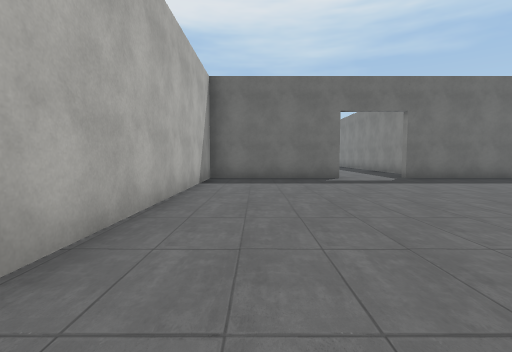
view 1 (above)

17 first-person views from a walk through a 3-D level made in the Unity game engine. The camera is 1.3 m above the floor, tilts 4° down and sees 85° across. The floor is counted in squares, 2 m on a side. Each view is taken from the middle of a square. On the plan, view 1 faces up. The plan holds only what a view shows up to about 9 squares ahead; the rest is blank. The place goes on beyond the plan. The player is left out. Door leaves are left out, so doorways stand open. Some surface patterns are stand-ins.

view 2
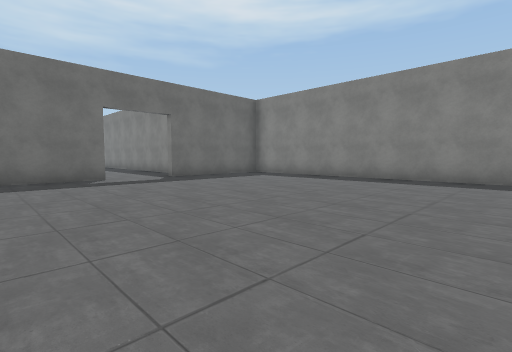

view 3
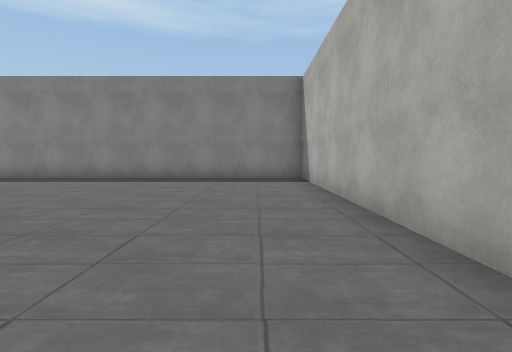

view 4
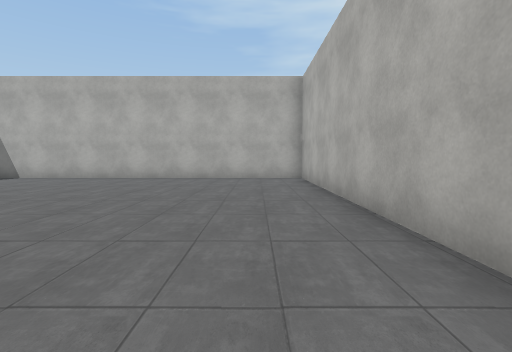

view 5
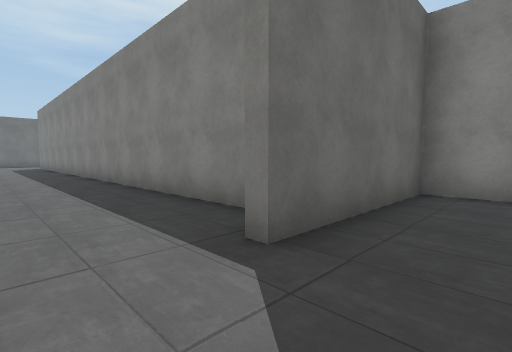

view 6
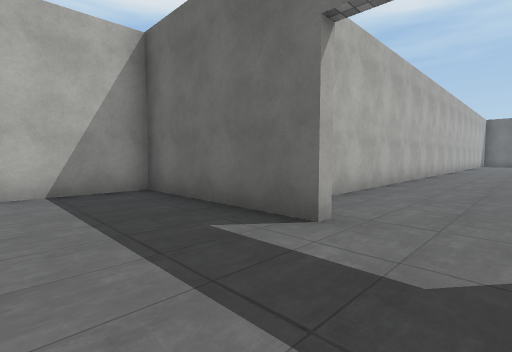

view 7
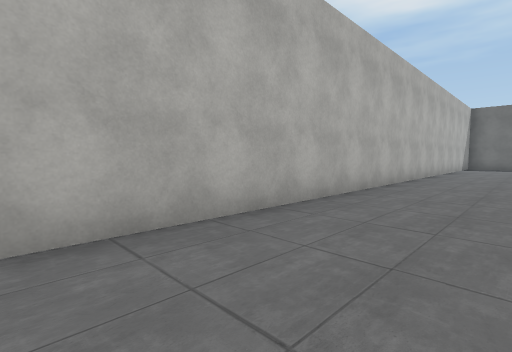

view 8
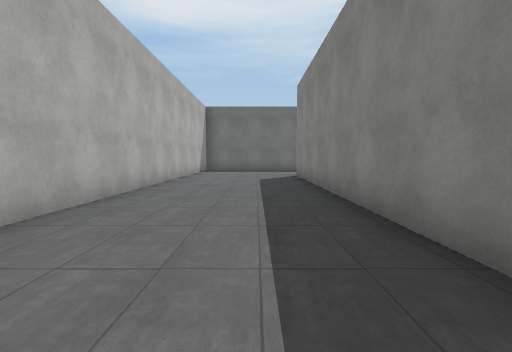

view 9
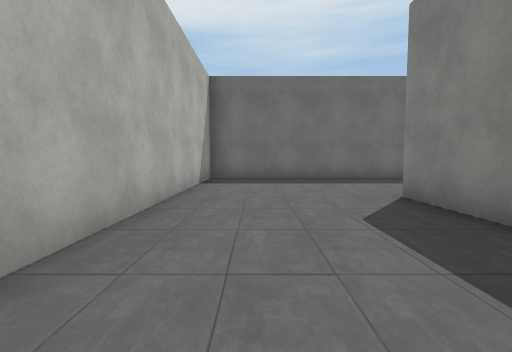

view 10
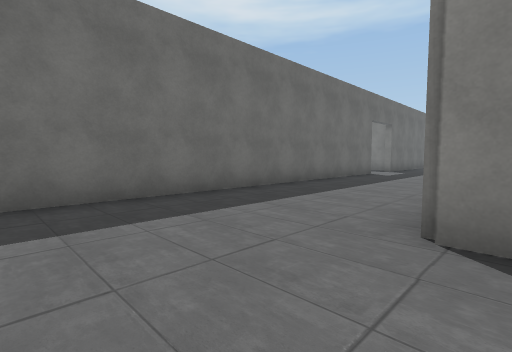

view 11
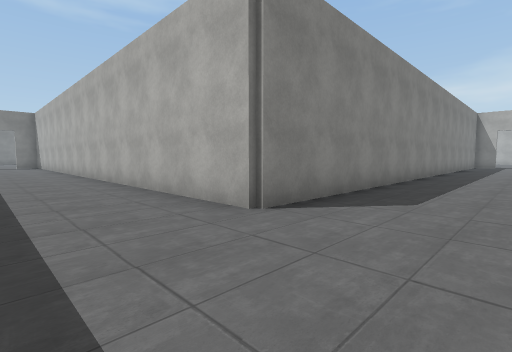

view 12
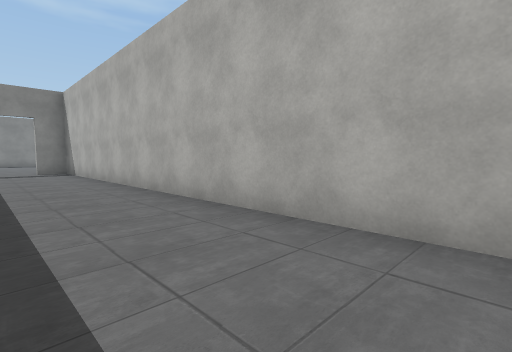

view 13
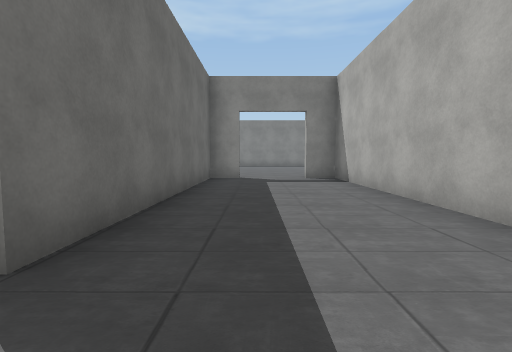

view 14
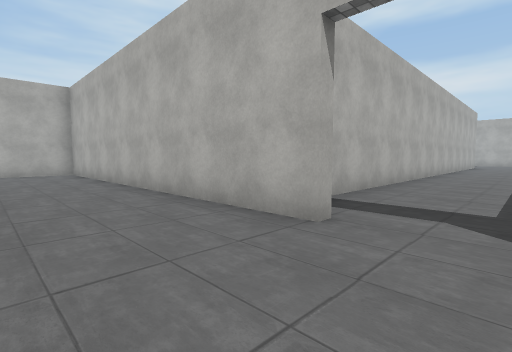

view 15
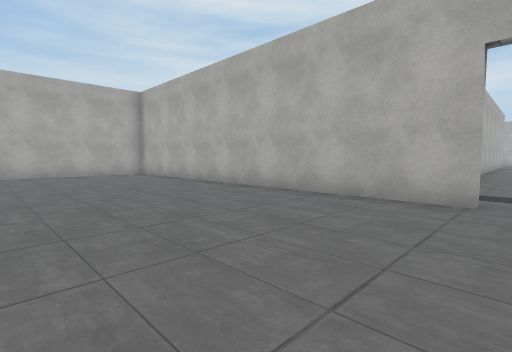

view 16
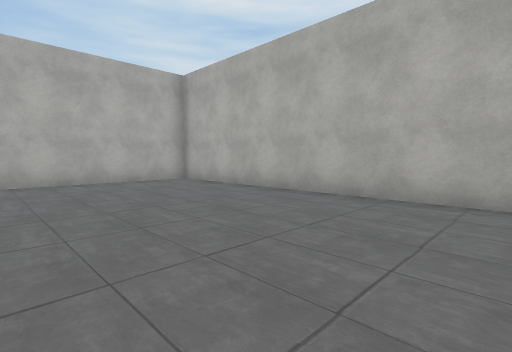

view 17
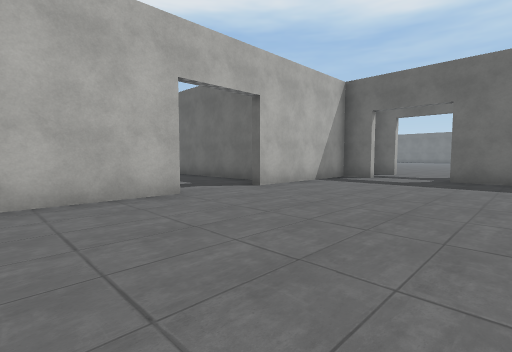

### Floor plan
Points are (right, up) in squares from view 1. A wall is a line through its corners. A room is listed if a view was taken in it or the views show most of it. See-through windows are left out.
Room 1 (views 1, 2, 3, 4, 5, 6)
walls: (2.6, 8.4) (-1.4, 8.4) (-1.4, -1.4) (8.4, -1.4) (8.4, 8.4) (4.5, 8.4)
ways out: open door at (3.5, 8.5) to room 2
Room 2 (views 7, 8, 9, 10, 11, 12, 13)
walls: (11.5, 29.4) (1.6, 29.4) (1.6, 10.1); (22.4, 28.4) (22.4, 29.4) (15.5, 29.4); (5.4, 9.5) (5.4, 25.6) (22.4, 25.6) (22.4, 26.5)
ways out: open door at (3.5, 8.5) to room 1; opening at (22, 27.5) to room 3; open door at (14.5, 29.5)
Room 3 (views 14, 15, 16, 17)
walls: (22.6, 26.6) (22.6, 16.6) (26.8, 16.6); (23.5, 32.4) (22.6, 32.4) (22.6, 28.5); (26.8, 32.4) (25.5, 32.4)
ways out: opening at (22, 27.5) to room 2

Where each view was taken, in squares from view 1:
view 1: 0 up, 0 right, facing up
view 2: 0 up, 0 right, facing up-right
view 3: 0 up, 0 right, facing right
view 4: 7 up, 0 right, facing down
view 5: 7 up, 3 right, facing up-right
view 6: 6 up, 4 right, facing up-left
view 7: 12 up, 4 right, facing up-left
view 8: 16 up, 4 right, facing up
view 9: 21 up, 3 right, facing up
view 10: 25 up, 3 right, facing up-right
view 11: 28 up, 3 right, facing down-right
view 12: 28 up, 10 right, facing down-right
view 13: 28 up, 14 right, facing right
view 14: 28 up, 25 right, facing down-left
view 15: 27 up, 27 right, facing down-left
view 16: 24 up, 27 right, facing down-left
view 17: 24 up, 27 right, facing up-left
